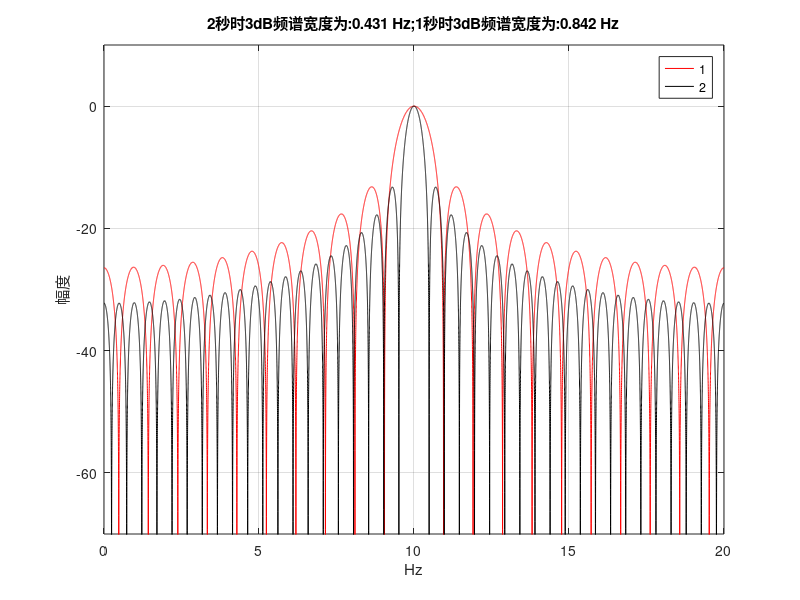

Reproduce this figure in MATLAB.
clc;close all,clear all;

f = 10; % 频率
amplitude = 1; % 幅度
fs = 20; % 采样率
duration1 = 1; % 采样时长
duration2 = 2;
% 生成时间向量
t1 = 0:1/fs:duration1;
t2 = 0:1/fs:duration2;
% 生成复信号正弦波
y1=exp(j*2*pi*f*t1);
y2=exp(j*2*pi*f*t2);

N1=1000*length(y1);
fft_s1=abs(fft(y1, N1));
fx1 = linspace(0,fs-fs/N1,N1);
ffs1_dB=20*log10(fft_s1/max(fft_s1));
figure;
plot(fx1,ffs1_dB,'r');
[a,c]=find(ffs1_dB>=-3);
M1 = (max(c)-min(c))*fs/N1;

hold on;

N2=1000*length(y2);
fft_s2=abs(fft(y2, N2));
fx2 = linspace(0,fs-fs/N2,N2);
ffs2_dB=20*log10(fft_s2/max(fft_s2));
plot(fx2,ffs2_dB,'black');

[b,c]=find(ffs2_dB>=-3);
M2 = (max(c)-min(c))*fs/N2;
title(sprintf('2秒时3dB频谱宽度为:%4.3f Hz;1秒时3dB频谱宽度为:%4.3f Hz',M2,M1));

ylim([-70 10]);
xlabel('Hz');
ylabel('幅度');
legend('1','2');
zoom on;grid on;